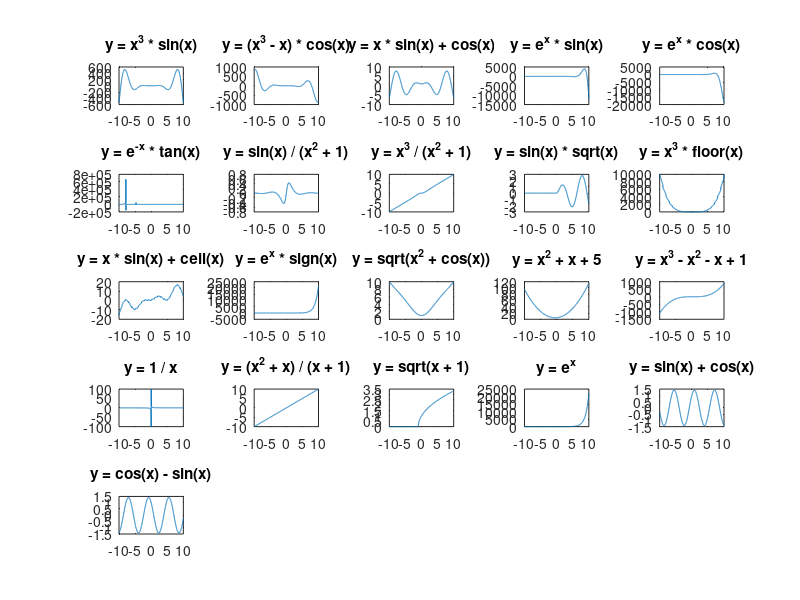

The MATLAB script that drew this image: (Note: this script raises an error after producing the figure.)
function plot_all_functions()

    x = linspace(-10, 10, 1000);

    y1 = x.^3 .* sin(x);
    y2 = (x.^3 - x) .* cos(x);
    y3 = x .* sin(x) + cos(x);
    y4 = exp(x) .* sin(x);
    y5 = exp(x) .* cos(x);
    y6 = exp(-x) .* tan(x);
    y7 = sin(x) ./ (x.^2 + 1);
    y8 = x.^3 ./ (x.^2 + 1);
    y9 = sin(x) .* sqrt(x);
    y10 = x.^3 .* floor(x);
    y11 = x .* sin(x) + ceil(x);
    y12 = exp(x) .* sign(x);
    y13 = (sqrt(x.^2 + cos(x))); 

    y14 = x.^2 + x + 5;
    y15 = x.^3 - x.^2 - x + 1;
    y16 = 1 ./ x;
    y17 = (x.^2 + x) ./ (x + 1);
    y18 = sqrt(x + 1);
    y19 = exp(x);
    y20 = sin(x) + cos(x);
    y21 = cos(x) - sin(x);

    figure;
    
    subplot(5,5,1); plot(x, y1); title('y = x^3 * sin(x)');
    subplot(5,5,2); plot(x, y2); title('y = (x^3 - x) * cos(x)');
    subplot(5,5,3); plot(x, y3); title('y = x * sin(x) + cos(x)');
    subplot(5,5,4); plot(x, y4); title('y = e^x * sin(x)');
    subplot(5,5,5); plot(x, y5); title('y = e^x * cos(x)');
    subplot(5,5,6); plot(x, y6); title('y = e^{-x} * tan(x)');
    subplot(5,5,7); plot(x, y7); title('y = sin(x) / (x^2 + 1)');
    subplot(5,5,8); plot(x, y8); title('y = x^3 / (x^2 + 1)');
    subplot(5,5,9); plot(x, y9); title('y = sin(x) * sqrt(x)');
    subplot(5,5,10); plot(x, y10); title('y = x^3 * floor(x)');
    subplot(5,5,11); plot(x, y11); title('y = x * sin(x) + ceil(x)');
    subplot(5,5,12); plot(x, y12); title('y = e^x * sign(x)');
    subplot(5,5,13); plot(x, y13); title('y = sqrt(x^2 + cos(x))');
    subplot(5,5,14); plot(x, y14); title('y = x^2 + x + 5');
    subplot(5,5,15); plot(x, y15); title('y = x^3 - x^2 - x + 1');
    subplot(5,5,16); plot(x, y16); title('y = 1 / x');
    subplot(5,5,17); plot(x, y17); title('y = (x^2 + x) / (x + 1)');
    subplot(5,5,18); plot(x, y18); title('y = sqrt(x + 1)');
    subplot(5,5,19); plot(x, y19); title('y = e^x');
    subplot(5,5,20); plot(x, y20); title('y = sin(x) + cos(x)');
    subplot(5,5,21); plot(x, y21); title('y = cos(x) - sin(x)');
    
    % تنظیمات نهایی
    sgtitle('Plots of Different Functions');
end
